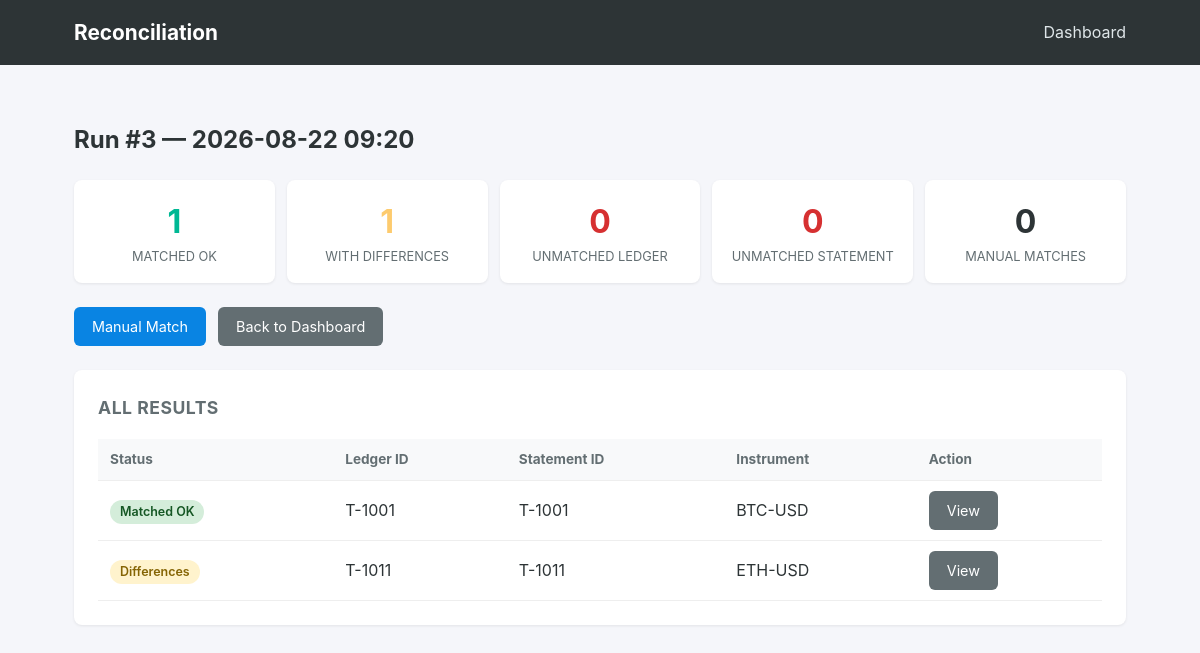
/run/3, run on the app's committed database.
### reconciliation/db/models.py (models this page shows, shortened)
class Base(DeclarativeBase):
  pass

class Run(Base):
  __tablename__ = "reconciliation_runs"
  id: Mapped[int] = mapped_column(Integer, primary_key=True)
  started_at: Mapped[datetime] = mapped_column(DateTime(timezone=True), default=lambda: datetime.now(timezone.utc))
  completed_at: Mapped[Optional[datetime]] = mapped_column(DateTime(timezone=True))
  status: Mapped[str] = mapped_column(String(20), default="running")
  matches: Mapped[list["MatchRow"]] = relationship(back_populates="run")

class MatchRow(Base):
  __tablename__ = "match_results"
  id: Mapped[int] = mapped_column(Integer, primary_key=True)
  run_id: Mapped[int] = mapped_column(ForeignKey("reconciliation_runs.id"), nullable=False)
  status: Mapped[str] = mapped_column(String(40), nullable=False)
  ledger_id: Mapped[Optional[int]] = mapped_column("ledger_transaction_id", ForeignKey("transactions.id"))
  statement_id: Mapped[Optional[int]] = mapped_column("statement_transaction_id", ForeignKey("transactions.id"))
  match_key: Mapped[Optional[str]] = mapped_column(String(100))
  is_manual: Mapped[bool] = mapped_column(Boolean, default=False)
  diffs_json: Mapped[str] = mapped_column("field_diffs_json", Text, default="[]")
  run: Mapped["Run"] = relationship(back_populates="matches")
  ledger: Mapped[Optional["TxnRow"]] = relationship(foreign_keys=[ledger_id])
  statement: Mapped[Optional["TxnRow"]] = relationship(foreign_keys=[statement_id])
  @property
  def ledger_transaction(self) -> Optional["TxnRow"]:
    return self.ledger
  @property
  def statement_transaction(self) -> Optional["TxnRow"]:
    return self.statement

class TxnRow(Base):
  __tablename__ = "transactions"
  __table_args__ = (UniqueConstraint("source_system", "external_id", name="uq_txn"),)
  id: Mapped[int] = mapped_column(Integer, primary_key=True)
  source_file_id: Mapped[int] = mapped_column(ForeignKey("source_files.id"), nullable=False)
  source_system: Mapped[str] = mapped_column(String(20), nullable=False)
  external_id: Mapped[str] = mapped_column(String(50), nullable=False, index=True)
  traded_at: Mapped[datetime] = mapped_column(DateTime(timezone=True), nullable=False)
  instrument: Mapped[str] = mapped_column(String(50), nullable=False)
  side: Mapped[str] = mapped_column(String(10), nullable=False)
  quantity: Mapped[Decimal] = mapped_column(Numeric(18, 8), nullable=False)
  price: Mapped[Decimal] = mapped_column(Numeric(18, 8), nullable=False)
  gross_amount: Mapped[Decimal] = mapped_column(Numeric(18, 2), nullable=False)
  state: Mapped[str] = mapped_column(String(20), nullable=False)
  raw_json: Mapped[str] = mapped_column("raw_row_json", Text, default="{}")
  updated_at: Mapped[datetime] = mapped_column(DateTime(timezone=True), default=lambda: datetime.now(timezone.utc))
  file: Mapped["SourceFile"] = relationship(back_populates="txns")

### app.py (the view)
@app.route("/run/<int:run_id>")
def run_detail(run_id):
  s = db()
  try:
    run = get_run(s, run_id)
    if not run:
      flash("not found", "error")
      return redirect(url_for("index"))
    attention = {Status.DIFF.value, Status.UNMATCHED_L.value, Status.UNMATCHED_S.value}
    return render_template("run_detail.html", run=run, counts=count_status(run),
      needs_attention=[m for m in run.matches if m.status in attention],
      all_matches=sorted(run.matches, key=lambda m: m.status))
  finally:
    s.close()

### app.py (called while the page is built)
@app.before_request
def _init():
  init_db()

def db():
  return get_session()

### reconciliation/db/connection.py (called while the page is built)
def init_db():
  Base.metadata.create_all(bind=engine)

def get_session():
  return Session()

### reconciliation/services/service.py (called while the page is built)
def get_run(session: Session, run_id: int) -> Optional[Run]:
  return (
    session.query(Run)
    .options(
      joinedload(Run.matches).joinedload(MatchRow.ledger),
      joinedload(Run.matches).joinedload(MatchRow.statement),
    )
    .filter_by(id=run_id).first()
  )

def count_status(run: Run) -> dict[str, int]:
  c = {s.value: 0 for s in Status}
  for m in run.matches:
    c[m.status] = c.get(m.status, 0) + 1
  return c

### templates/run_detail.html (shortened to what this page needs)
{% extends "base.html" %}
{% block content %}
<h2 style="margin-bottom:20px">Run #{{ run.id }} — {{ run.started_at.strftime('%Y-%m-%d %H:%M') }}</h2>
<div class="summary-grid">
  <div class="summary-card ok">
    <div class="count">{{ counts.get('matched_ok', 0) }}</div>
    <div class="label">Matched OK</div>
  </div>
  <div class="summary-card warn">
    <div class="count">{{ counts.get('matched_with_differences', 0) }}</div>
    <div class="label">With Differences</div>
  </div>
  <div class="summary-card bad">
    <div class="count">{{ counts.get('unmatched_ledger', 0) }}</div>
    <div class="label">Unmatched Ledger</div>
  </div>
  <div class="summary-card bad">
    <div class="count">{{ counts.get('unmatched_statement', 0) }}</div>
    <div class="label">Unmatched Statement</div>
  </div>
  <div class="summary-card">
    <div class="count">{{ counts.get('manually_matched', 0) }}</div>
    <div class="label">Manual Matches</div>
  </div>
</div>
<div class="actions">
  <a href="{{ url_for('manual_match', run_id=run.id) }}" class="btn">Manual Match</a>
  <a href="{{ url_for('index') }}" class="btn btn-secondary">Back to Dashboard</a>
</div>
<div class="card" style="margin-top:24px">
  <h2>All Results</h2>
  <table>
    <thead>
      <tr>
        <th>Status</th>
        <th>Ledger ID</th>
        <th>Statement ID</th>
        <th>Instrument</th>
        <th>Action</th>
      </tr>
    </thead>
    <tbody>
      {% for m in all_matches %}
      <tr>
        <td>
          {% if m.status == 'matched_ok' %}
            <span class="badge badge-ok">Matched OK</span>
          {% elif m.status == 'matched_with_differences' %}
            <span class="badge badge-warn">Differences</span>
          {% elif m.status == 'unmatched_ledger' %}
            <span class="badge badge-bad">Unmatched Ledger</span>
          {% elif m.status == 'unmatched_statement' %}
            <span class="badge badge-bad">Unmatched Statement</span>
          {% elif m.status == 'manually_matched' %}
            <span class="badge badge-info">Manual Match</span>
          {% else %}
            <span class="badge">{{ m.status }}</span>
          {% endif %}
        </td>
        <td>{{ m.ledger_transaction.external_id if m.ledger_transaction else '—' }}</td>
        <td>{{ m.statement_transaction.external_id if m.statement_transaction else '—' }}</td>
        <td>
          {% if m.ledger_transaction %}{{ m.ledger_transaction.instrument }}
          {% elif m.statement_transaction %}{{ m.statement_transaction.instrument }}
          {% else %}—{% endif %}
        </td>
        <td>
          {% if m.ledger_transaction or m.statement_transaction %}
            <a href="{{ url_for('match_detail', run_id=run.id, match_id=m.id) }}" class="btn btn-secondary">View</a>
          {% endif %}
        </td>
      </tr>
      {% endfor %}
    </tbody>
  </table>
</div>
{% endblock %}

### static/style.css (style rules this page uses)
* { box-sizing: border-box; margin: 0; padding: 0; }
body { font-family: -apple-system, BlinkMacSystemFont, "Segoe UI", Roboto, sans-serif; background: #f5f6fa; color: #2d3436; line-height: 1.6; }
.card { background: #fff; border-radius: 8px; padding: 24px; margin-bottom: 24px; box-shadow: 0 1px 3px rgba(0,0,0,0.08); }
.card h2 { font-size: 1.1rem; margin-bottom: 16px; color: #636e72; text-transform: uppercase; letter-spacing: 0.5px; }
.btn { display: inline-block; padding: 8px 18px; border: none; border-radius: 6px; cursor: pointer; font-size: 0.9rem; text-decoration: none; color: #fff; background: #0984e3; }
.btn-secondary { background: #636e72; }
.summary-grid { display: grid; grid-template-columns: repeat(auto-fit, minmax(150px, 1fr)); gap: 12px; margin-bottom: 24px; }
.summary-card { background: #fff; border-radius: 8px; padding: 16px; text-align: center; box-shadow: 0 1px 3px rgba(0,0,0,0.08); }
.summary-card .count { font-size: 2rem; font-weight: 700; }
.summary-card .label { font-size: 0.8rem; color: #636e72; text-transform: uppercase; }
.summary-card.ok .count { color: #00b894; }
.summary-card.warn .count { color: #fdcb6e; }
.summary-card.bad .count { color: #d63031; }
table { width: 100%; border-collapse: collapse; }
th, td { padding: 10px 12px; text-align: left; border-bottom: 1px solid #eee; }
th { background: #f8f9fa; font-size: 0.85rem; color: #636e72; }
.badge { display: inline-block; padding: 2px 10px; border-radius: 12px; font-size: 0.78rem; font-weight: 600; }
.badge-ok { background: #d4edda; color: #155724; }
.badge-warn { background: #fff3cd; color: #856404; }
.actions { margin-top: 16px; display: flex; gap: 12px; }

### data on the page
Run: id "3", started_at "2026-08-22 09:20"
MatchRow: status "Matched OK", ledger_transaction "T-1001", statement_transaction "T-1001", ledger_transaction.instrument "BTC-USD"
MatchRow: shows "Differences", ledger_transaction "T-1011", statement_transaction "T-1011", ledger_transaction.instrument "ETH-USD"

### other printed values
{{ counts.get('matched_ok', 0) }} "1"
{{ counts.get('matched_with_differences', 0) }} "1"
{{ counts.get('unmatched_ledger', 0) }} "0"
{{ counts.get('unmatched_statement', 0) }} "0"
{{ counts.get('manually_matched', 0) }} "0"
